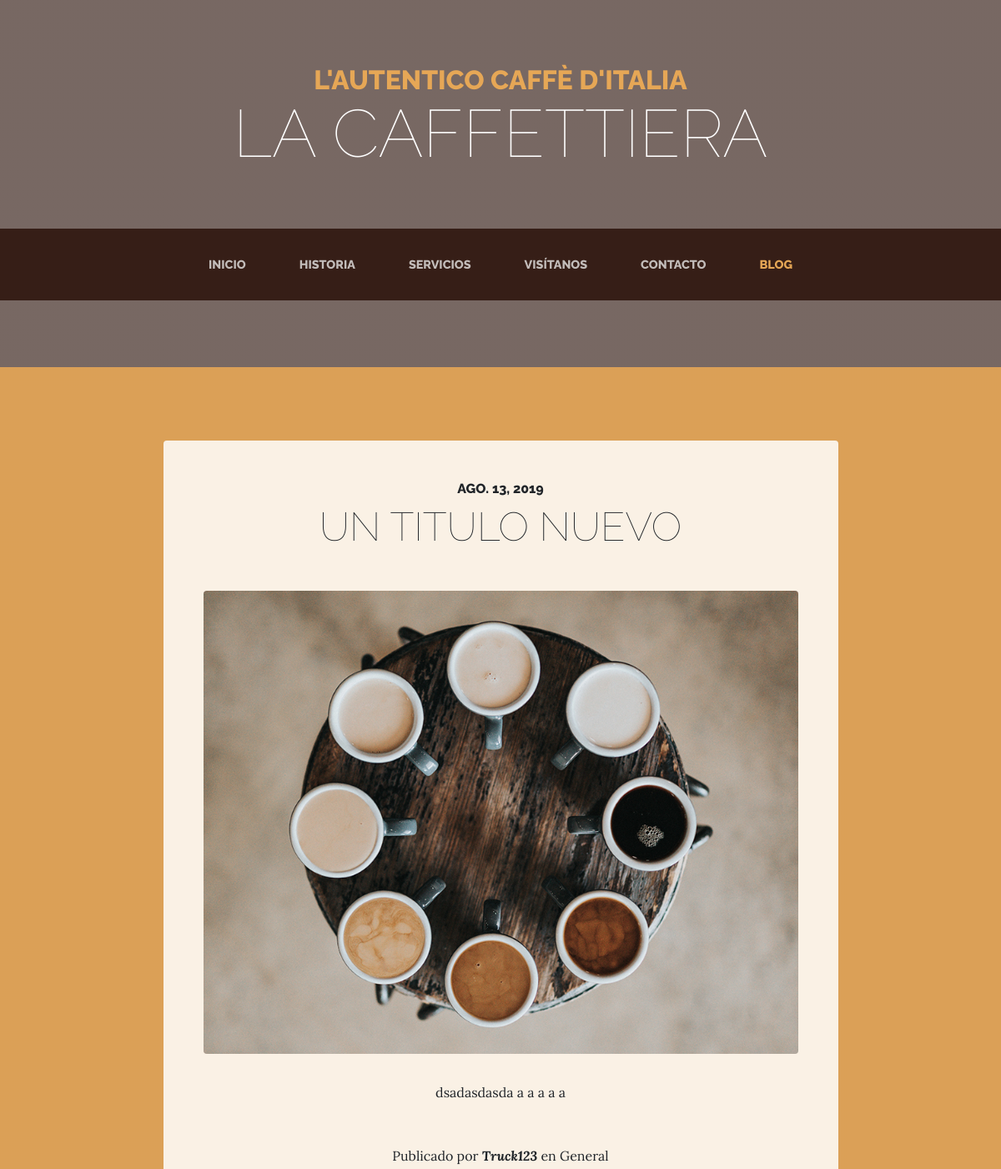
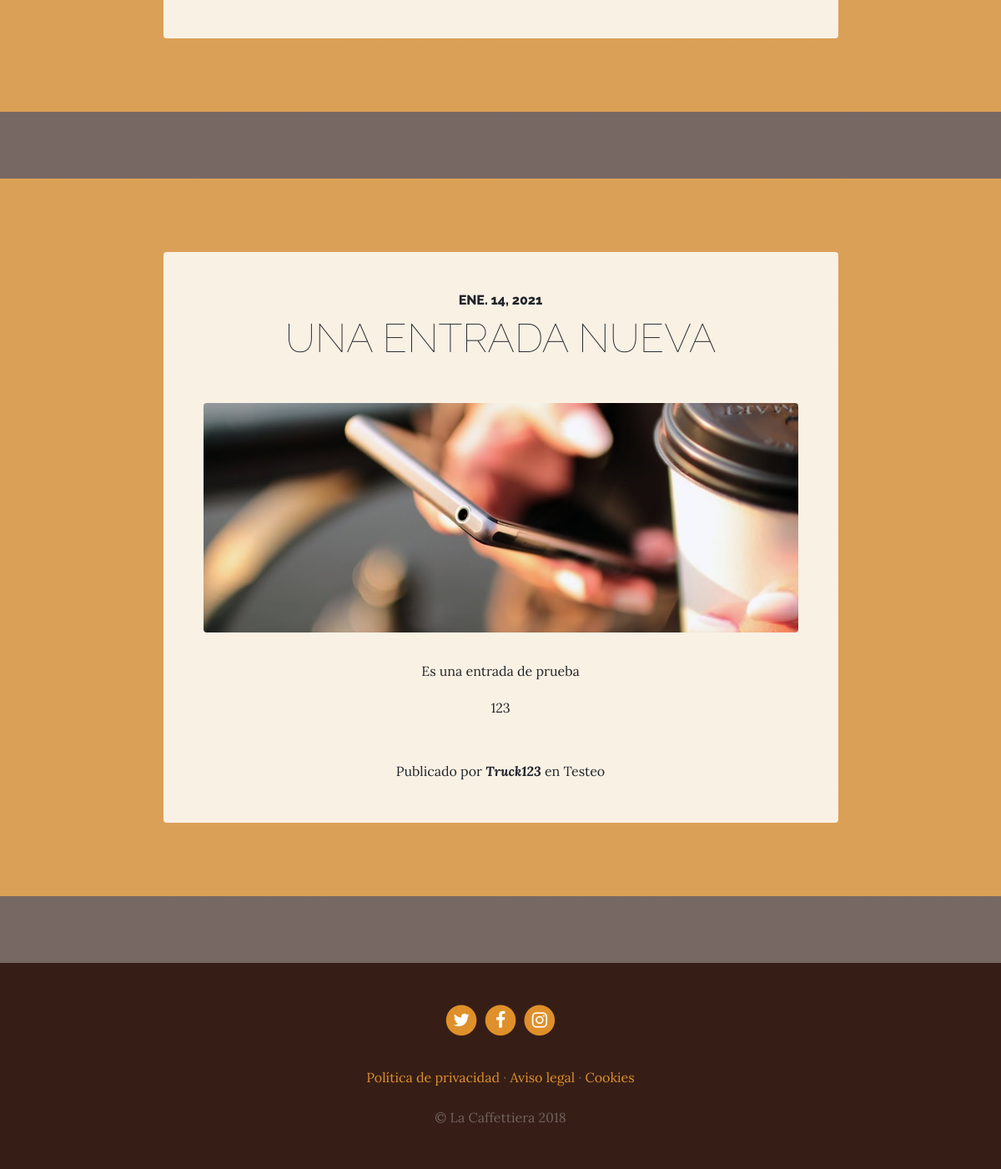
Screenshot of /blog/ with the database file from the repository (2 pictures, top to bottom).
### blog/models.py (models this page shows, shortened)
class entrada(models.Model):
    titulo= models.CharField(max_length= 120)
    imagen = models.ImageField(upload_to= "blog")
    fecha=models.DateField(auto_now_add= True)
    descripcion= RichTextField()
    autor= models.ForeignKey(User, on_delete=models.CASCADE)
    categorias= models.ManyToManyField(categoria)
    fecha_creacion= models.DateTimeField(auto_now_add= True)
    fecha_modificacion= models.DateTimeField(auto_now= True)
    class meta:
        ordering= ["created"]

class categoria(models.Model):
    nombre= models.CharField(max_length= 100)
    fecha_creacion= models.DateTimeField(auto_now_add= True)
    fecha_modificacion= models.DateTimeField(auto_now_add= True)
    class meta:
        ordering= ["-created"]

### blog/views.py (the view)
# urls.py: 2. Add a URL to urlpatterns:  path('blog/', include('blog.urls'))
def blog(request):
    entradas= entrada.objects.all()
    return render(request, 'blog/blog.html', {'entradas':entradas})

### social/processors.py (called while the page is built)
def contexto(request):
    ctx={'test':'hola'}
    enlaces = Enlace.objects.all()
    for enlace in enlaces:
        ctx[enlace.clave]= enlace.url
    return ctx

### blog/templates/blog/blog.html (shortened to what this page needs)
{% extends 'core/base.html' %}
{% block contenido %}
  {%for entrada in entradas %}
    <section class="page-section cta">
      <div class="container">
        <div class="row">
          <div class="col-xl-9 mx-auto">
            <div class="cta-innerv text-center rounded">
              <h2 class="section-heading mb-5">
                <span class="section-heading-upper">{{entrada.fecha}}</span>
                <span class="section-heading-lower">{{entrada.titulo}}</span>
              </h2>
              <p class="mb-0">
                <img class="mx-auto d-flex rounded img-fluid mb-3 mb-lg-0" src="{{entrada.imagen.url}}" alt="">
              </p>
              <p class="mb-0 mbt">{{entrada.descripcion | safe}}</p>
              <p class="mb-0 mbt">
                <span class="section-heading-under">Publicado por <em><b>{{entrada.autor}}</b></em> en
                {%for categoria in entrada.categorias.all%}
                  {{categoria.nombre}}{%if not forloop.last %},{%endif%}
                {%endfor%}
                </span>
              </p>
            </div>
          </div>
        </div>
      </div>
    </section>
  {%endfor%}
{%endblock%}

### core/static/core/css/business-casual.css (style rules this page uses)
body { font-family: 'Lora'; background: linear-gradient(rgba(47, 23, 15, 0.65), rgba(47, 23, 15, 0.65)), url("../img/bg.jpg"); background-attachment: fixed; background-position: center; background-size: cover; }
h1, h2, h3, h4, h5, h6 { font-family: 'Raleway'; }
p { line-height: 1.75; }
.page-section { margin-top: 5rem; margin-bottom: 5rem; }
.section-heading { text-transform: uppercase; }
.section-heading .section-heading-upper { display: block; font-size: 1rem; font-weight: 800; padding-bottom:.5rem; }
.section-heading .section-heading-lower { display: block; font-size: 3rem; font-weight: 100; }
.cta { padding-top: 5rem; padding-bottom: 5rem; background-color: rgba(230, 167, 86, 0.9); }
.cta .cta-innerv { position: relative; padding: 3rem; margin: 0.5rem; background-color: rgba(255, 255, 255, 0.85); }
.mbt { padding-top: 2rem; }

### rows the page displays
entrada: fecha "AGO. 13, 2019", titulo "UN TITULO NUEVO", imagen (picture), descripcion "dsadasdasda a a a a a", autor "Truck123"
categoria: nombre "General"
entrada: fecha "ENE. 14, 2021", titulo "UNA ENTRADA NUEVA", imagen (picture), descripcion "Es una entrada de prueba 123", autor "Truck123"
categoria: nombre "Testeo"
